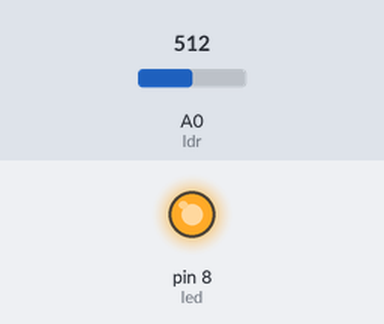
Bench run of a sketch on a simulated Arduino Uno, built with avr-gcc and run on an emulated ATmega328P. Parts: output pins drawn as LEDs (lit = HIGH). Inputs (shaded band) come from the test bench; at power-on: A0 (ldr) = 512. What the sketch prints to the serial monitor is not drawn.

Above: at 0.1 s.
Timing chart, 0 to 1.6 s (numbered marks = the images above):
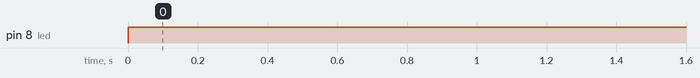

Measured:
- by itself, pin 8 (led): LOW → HIGH at 0.00 s

The sketch:

ldr_whiteLed.ino
```cpp
#define ldr A0
#define led 8

int ldrValue;

void setup(){
    pinMode(led, OUTPUT);
    Serial.begin(9600);
}

void loop(){
    digitalWrite(led, HIGH);
    ldrValue = analogRead(ldr);
    Serial.println(ldrValue);
    delay(300);
}
```
